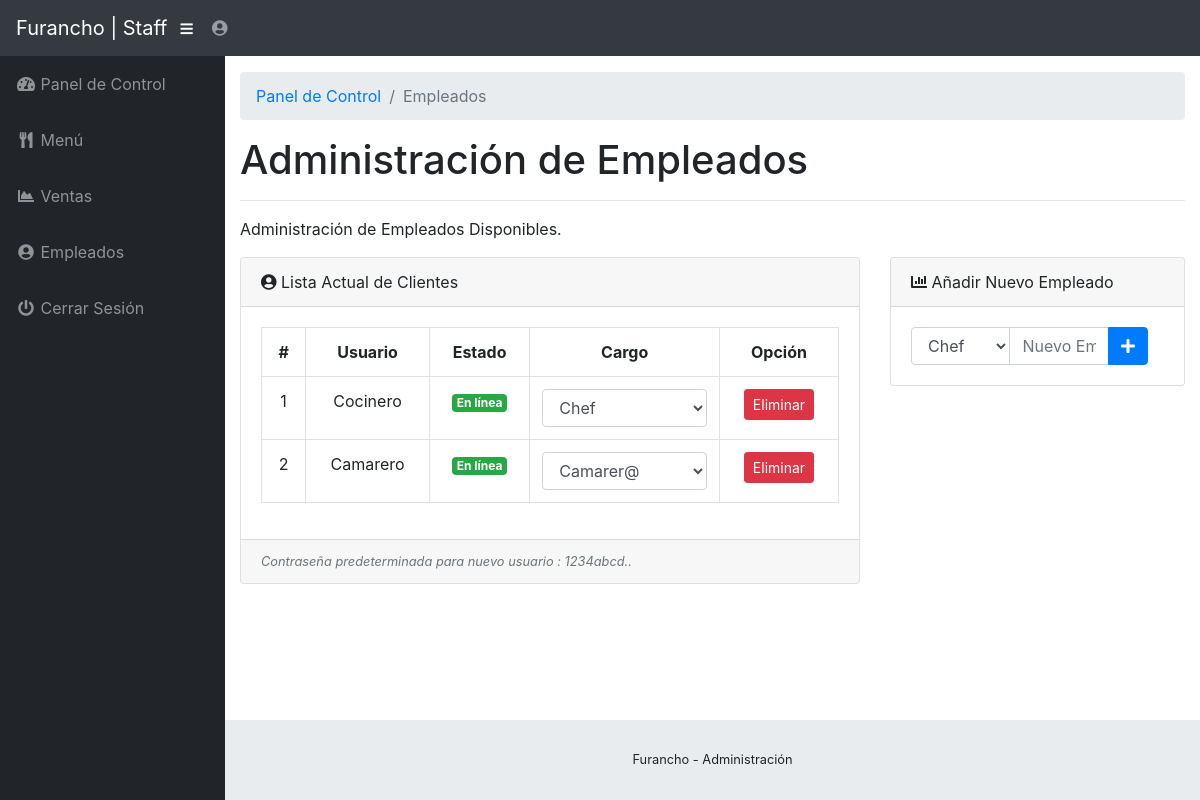
Screenshot of /admin/staff.php (signed in) with the database file from the repository.
### tables this page shows
CREATE TABLE `tbl_staff` (
  `staffID` int(2) NOT NULL,
  `username` varchar(25) NOT NULL,
  `password` varchar(100) NOT NULL,
  `status` text NOT NULL,
  `role` text NOT NULL
);

### admin/staff.php (the view, shortened to what this page needs)
<?php
  include("../functions.php");
?>
<!DOCTYPE html>
<html lang="en">
  <head>
    <?php
      include_once 'includes/links.php';
    ?>
  </head>
  <body id="page-top">
    <nav class="navbar navbar-expand navbar-dark bg-dark static-top">
      <a class="navbar-brand mr-1" href="index.php">Furancho | Staff</a>
      <button class="btn btn-link btn-sm text-white order-1 order-sm-0" id="sidebarToggle" href="#">
        <i class="fas fa-bars"></i>
      </button>
      <?php
        include_once 'includes/navbar.php';
      ?>
    </nav>
    <div id="wrapper">
      <?php
        include_once 'includes/sidebar.php';
      ?>
      <div id="content-wrapper">
        <div class="container-fluid">
          <ol class="breadcrumb">
            <li class="breadcrumb-item">
              <a href="index.html">Panel de Control</a>
            </li>
            <li class="breadcrumb-item active">Empleados</li>
          </ol>
          <h1>Administración de Empleados</h1>
          <hr>
          <p>Administración de Empleados Disponibles.</p>
          <div class="row">
            <div class="col-lg-8">
              <div class="card mb-3">
                <div class="card-header">
                  <i class="fas fa-user-circle"></i>
                  Lista Actual de Clientes</div>
                <div class="card-body">
                  <table class="table table-bordered text-center" id="dataTable" width="100%" cellspacing="0">
                    <tr>
                      <th>#</th>
                      <th>Usuario</th>
                      <th>Estado</th>
                      <th>Cargo</th>
                      <th class="text-center">Opción</th>
                    </tr>
                      <?php
                        $displayStaffQuery = "SELECT * FROM tbl_staff";
                        if ($result = $sqlconnection->query($displayStaffQuery)) {
                          $staffno = 1;
                          while($staff = $result->fetch_array(MYSQLI_ASSOC)) {
                          ?>
                          	<tr class="text-center">
                            	<td><?php echo $staffno++; ?></td>
                            	<td><?php echo $staff['username']; ?></td>
                              <?php
                            	if ($staff['status'] == "Online") {
                                echo "<td><span class=\"badge badge-success\">En línea</span></td>";
                              }
                              ?>
                              <td>
                                <form method="POST">
                                <select name="role" class="form-control" onchange="this.form.submit()">
                                  <?php
                                  $roleQuery = "SELECT role FROM tbl_role";
                                  if ($res = $sqlconnection->query($roleQuery)) {
                                    while ($role = $res->fetch_array(MYSQLI_ASSOC)) {
                                      if ($role['role'] == $staff['role'])
                                        echo "<option selected='selected' value='".$staff['role']."'>".ucfirst($staff['role'])."</option>";
                                      else
                                        echo "<option value='".$role['role']."'>".ucfirst($role['role'])."</option>";
                                    }
                                  }
                                  ?>
                                </select>
                                </form>
                              </td>
                            	<td class="text-center"><a href="deletestaff.php?staffID=<?php echo $staff['staffID']; ?>" class="btn btn-sm btn-danger">Eliminar</a></td>
                        	</tr>
                          <?php
                          }
                        }
                        else {
                          echo $sqlconnection->error;
                          echo "Algo ha salido mal.";
                        }
                      ?>
                  </table>
                </div>
                <div class="card-footer small text-muted"><i>Contraseña predeterminada para nuevo usuario : 1234abcd..</i></div>
              </div>
            </div>
            <div class="col-lg-4">
              <div class="card mb-3">
                <div class="card-header">
                  <i class="fas fa-chart-bar""></i>
                  Añadir Nuevo Empleado</div>
                <div class="card-body">
                  <form action="addstaff.php" method="POST" class="d-none d-md-inline-block form-inline ml-auto mr-0 mr-md-3 my-2 my-md-0">
                    <div class="input-group">
                      <select name="staffrole" class="form-control">
                      <?php
                      $roleQuery = "SELECT role FROM tbl_role";
                      if ($res = $sqlconnection->query($roleQuery)) {
                        while ($role = $res->fetch_array(MYSQLI_ASSOC)) {
                            echo "<option value='".$role['role']."'>".ucfirst($role['role'])."</option>";
                        }
                      }
                      ?>
                      </select>
                      <input type="text" required="required" name="staffname" class="form-control" placeholder="Nuevo Empleado" aria-label="Add" aria-describedby="basic-addon2">
                      <div class="input-group-append">
                        <button type="submit" name="addstaff" class="btn btn-primary">
                          <i class="fas fa-plus"></i>
                        </button>
                      </div>
                    </div>
                  </form>
                </div>
              </div>
            </div>
          </div>
        </div>
        <?php
          include_once 'includes/footer.php'
        ?>
      </div>
    </div>
  </body>
</html>

### admin/css/sb-admin.css (style rules this page uses)
html { position: relative; min-height: 100%; }
body { height: 100%; }
#wrapper { display: -webkit-box; display: -ms-flexbox; display: flex; }
#wrapper #content-wrapper { overflow-x: hidden; width: 100%; padding-top: 1rem; padding-bottom: 80px; }
:root { --input-padding-x: 0.75rem; --input-padding-y: 0.75rem; }

### rows the page displays
tbl_staff: username "Cocinero", status "En línea"
tbl_staff: username "Camarero", status "En línea"

### other values shown
form field role "Chef"
form field role "Camarer@"
form field staffrole "Chef"
